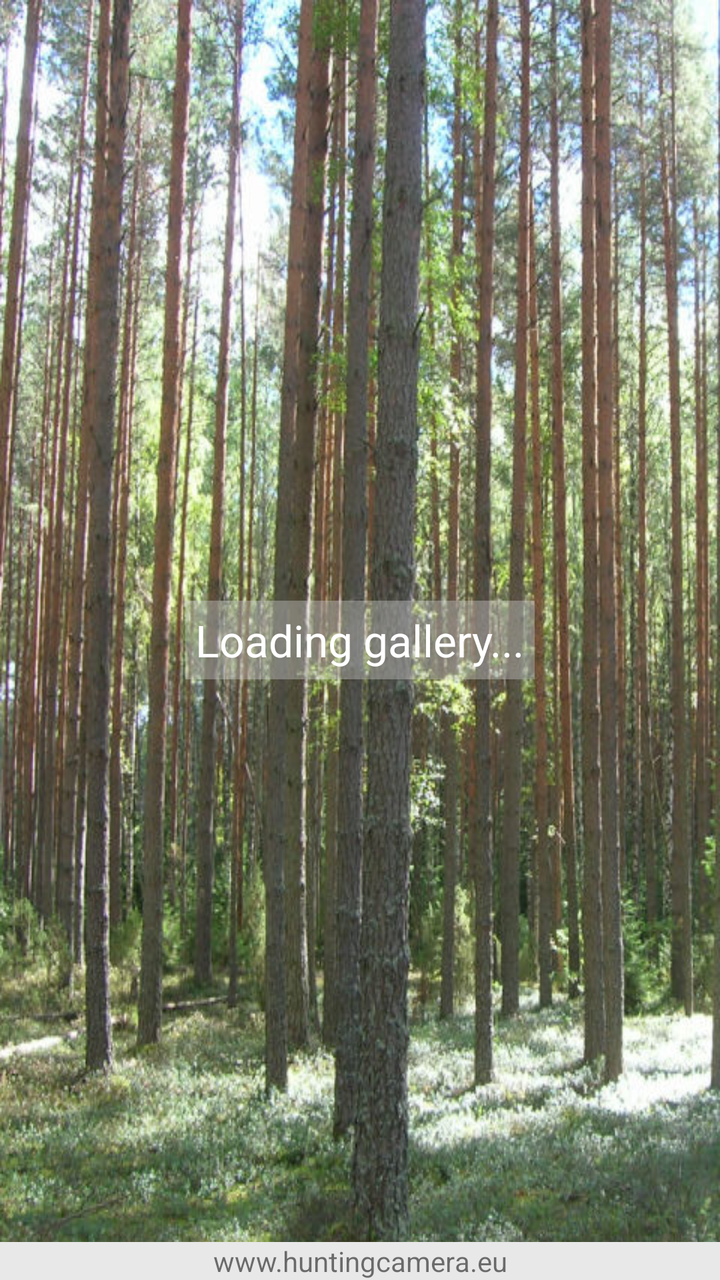
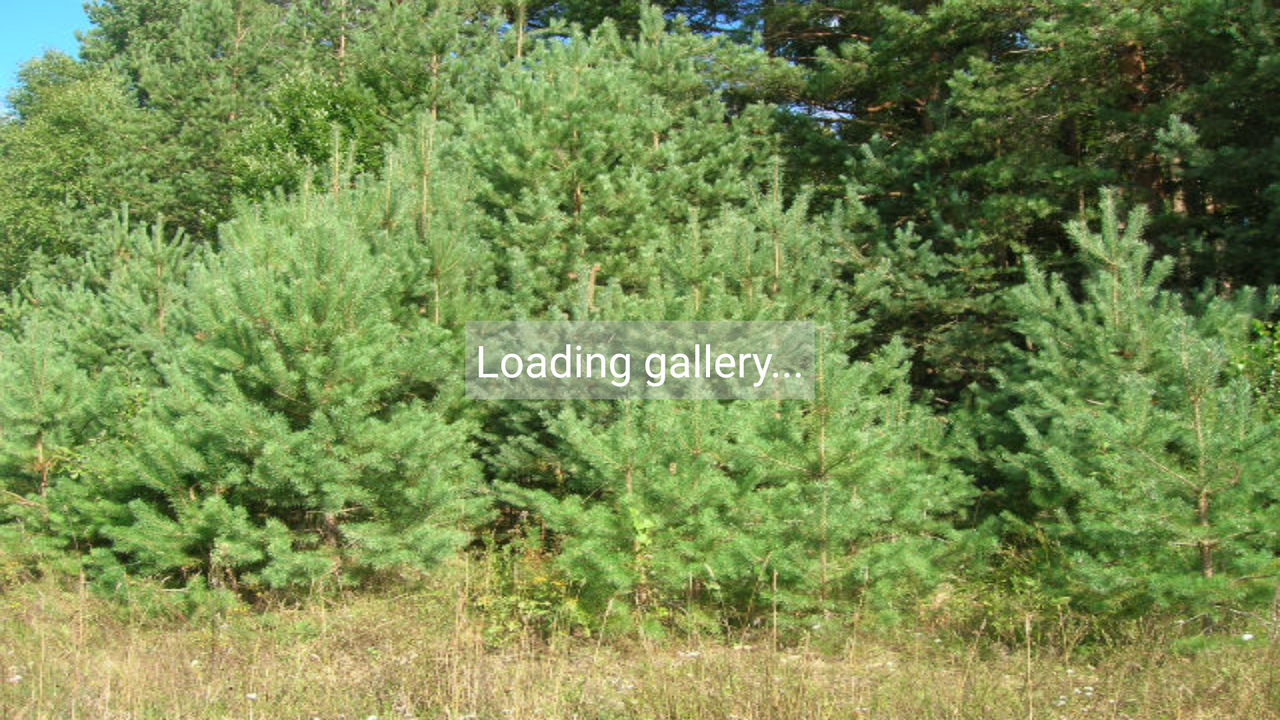

Two renders of one Android screen. The first uses the default layout on a phone; the second uses the alternative layout the repository ships for a different screen configuration, on a matching device. The two XML files are below.
<!-- AndroidManifest.xml: application theme AppTheme -->
<!-- res/layout/activity_main.xml -->
<RelativeLayout xmlns:android="http://schemas.android.com/apk/res/android"
    xmlns:tools="http://schemas.android.com/tools" android:layout_width="match_parent"

    android:layout_height="match_parent"
    tools:context=".MainActivity"
    android:id="@+id/mainScreen"
    android:background="@drawable/forest_port">

    <LinearLayout
        android:orientation="horizontal"
        android:layout_width="wrap_content"
        android:layout_height="wrap_content"
        android:id="@+id/layout0"
        android:focusable="false"
        android:layout_marginTop="5dp"
        android:layout_alignParentTop="true"
        android:layout_centerInParent="true"
        android:paddingTop="50dp">

    </LinearLayout>

    <LinearLayout
        android:orientation="horizontal"
        android:layout_width="fill_parent"
        android:layout_height="fill_parent"
        android:layout_centerHorizontal="true"
        android:layout_above="@+id/adView">

        <HorizontalScrollView
            android:layout_width="wrap_content"
            android:layout_height="wrap_content"
            android:id="@+id/horizontalScrollView"
            android:layout_alignParentBottom="false"
            android:layout_alignTop="@+id/layout0"
            android:layout_gravity="center"
            android:layout_marginBottom="30dp">

        </HorizontalScrollView>
    </LinearLayout>

    <TextView
        android:layout_width="match_parent"
        android:layout_height="wrap_content"
        android:id="@+id/textView16"
        android:layout_alignParentLeft="false"
        android:layout_alignParentStart="false"
        android:layout_centerInParent="true"
        android:textSize="48dp" />

    <TextView
        android:layout_width="wrap_content"
        android:layout_height="wrap_content"
        android:text="Loading gallery..."
        android:id="@+id/textView54"
        android:layout_centerInParent="true"
        android:textSize="22dp"
        android:textColor="#ffffffff"
        android:background="#64cecece"
        android:padding="5dp"
        android:clickable="false" />

    <TextView
        android:layout_width="match_parent"
        android:layout_height="wrap_content"
        android:text="@string/www"
        android:id="@+id/textView2"
        android:layout_alignParentBottom="true"
        android:clickable="true"
        android:onClick="wwwsite"
        android:nestedScrollingEnabled="false"
        android:background="#ffe8e8e8"
        android:gravity="center_horizontal" />

</RelativeLayout>
<!-- resources referenced by this layout -->
<resources>
  <!-- drawable forest_port: jpg bitmap (drawable, 126812 bytes) -->
  <string name="www">www.huntingcamera.eu</string>
  <style name="AppTheme" parent="Theme.AppCompat.Light.DarkActionBar">
          
      </style>
</resources>
<!-- res/layout-land/activity_main.xml (the author's variant of the layout above) -->
<!-- drawn on the phone turned sideways -->
<RelativeLayout xmlns:android="http://schemas.android.com/apk/res/android"
    xmlns:tools="http://schemas.android.com/tools" android:layout_width="match_parent"
    android:layout_height="match_parent"
    tools:context=".MainActivity"
    android:id="@+id/mainScreen"
    android:background="@drawable/forest_land">

    <LinearLayout
        android:orientation="horizontal"
        android:layout_width="wrap_content"
        android:layout_height="wrap_content"
        android:id="@+id/layout0"
        android:focusable="false"
        android:layout_marginTop="5dp"
        android:layout_alignParentTop="false"
        android:layout_centerInParent="true" />

    <LinearLayout
        android:orientation="horizontal"
        android:layout_width="wrap_content"
        android:layout_height="wrap_content"
        android:layout_centerInParent="true">

        <HorizontalScrollView
            android:layout_width="match_parent"
            android:layout_height="match_parent"
            android:id="@+id/horizontalScrollView"
            android:layout_centerHorizontal="true"
            android:layout_alignBottom="@+id/layout0"
            android:layout_alignParentTop="true"
            android:layout_gravity="center">

        </HorizontalScrollView>
    </LinearLayout>

    <TextView
        android:layout_width="match_parent"
        android:layout_height="wrap_content"
        android:id="@+id/textView16"
        android:layout_alignParentLeft="false"
        android:layout_alignParentStart="false"
        android:layout_centerInParent="true"
        android:textSize="48dp" />

    <TextView
        android:layout_width="wrap_content"
        android:layout_height="wrap_content"
        android:text="Loading gallery..."
        android:id="@+id/textView54"
        android:layout_centerInParent="true"
        android:textSize="22dp"
        android:textColor="#ffffffff"
        android:background="#64cecece"
        android:padding="5dp" />

</RelativeLayout>
<!-- resources referenced by the variant -->
<!-- as the phone turned sideways resolves them -->
<resources>
  <!-- drawable forest_land: jpg bitmap (drawable, 143426 bytes) -->
  <style name="AppTheme" parent="Theme.AppCompat.Light.DarkActionBar">
          
      </style>
</resources>
